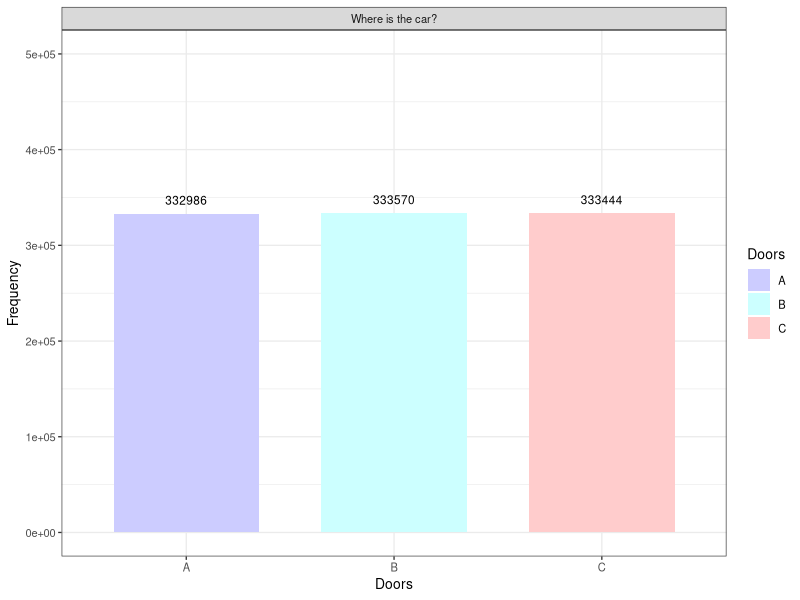

Generate this figure with R:
## ---- chunk 1
knitr::opts_chunk$set(echo = TRUE)
## ---- chunk 2
n <- 1000000

cars_door <- sample(c("A","B","C"), size = n, replace = T)

df <- data.frame(Cars_door = cars_door)

head(df)
## ---- chunk 3
library(ggplot2)

g <- ggplot(df, aes(x = factor(cars_door), fill = cars_door)) +
    geom_bar(width = 0.7, stat = "count") +
    labs(x = "Doors", y = "Frequency") +
    ylim(c(0,floor(n/3) * 1.5)) +
    theme_bw(base_size = 10) +    
    geom_text(aes(label=..count..),
              stat = 'count',
              position = position_dodge(0.9),
              vjust = -1,
              size = 3.0) +
    facet_grid(~"Where is the car?") +
    guides(fill = guide_legend( title = "Doors")) +
    scale_fill_manual(values = c("A" = "#CCCCFF",
                                "B" = "#CCFFFF",
                                "C" = "#FFCCCC"))

print(g)
## ---- chunk 4
df$Chosen_door <- sample(c("A","B","C"), size = n, replace = T)

head(df)
## ---- chunk 5
result_function <- function(CarsDoor, OpenedDoor){
     if(CarsDoor == OpenedDoor) {return ("Win")}
     else {return("Lose")}
}

df$Result_if_NO_change <- mapply(result_function, df$Cars_door, df$Chosen_door)

head(df)
## ---- chunk 6
sum(df['Result_if_NO_change'] == "Win") / n
## ---- chunk 7
hosts_door_function <- function(cars_door, chosen_door){
    
    aux <- c("A", "B", "C")
    i <- which(aux %in% cars_door)
    j <- which(aux %in% chosen_door)
    
    if(cars_door == chosen_door){
        var1 <- aux[(((i %% 3) + 1) %% 3) +1]
        var2 <- aux[(i %% 3) + 1]

        return(paste(var1,"or", var2)) # The host can choose the door between two
    }
    else{
        if(j == (i %% 3) + 1){return(aux[(j %% 3) + 1])}
        else{return(aux[(i %% 3) + 1])}
    }
}

df$Hosts_door <- mapply(hosts_door_function, df$Cars_door, df$Chosen_door)

head(df)
## ---- chunk 8
door_I_open_function <- function(hosts_door, chosen_door){
    
    if(hosts_door == "A or C"){return("C or A")}
    if(hosts_door == "B or A"){return("A or B")}
    if(hosts_door == "C or B"){return("B or C")}
    
    aux <- c("A", "B", "C")
    i <- which(aux %in% hosts_door)
    j <- which(aux %in% chosen_door)
    if(j == (i %% 3) + 1){return(aux[(j %% 3) + 1])}
    else{return(aux[(i %% 3) + 1])}
}

df$Door_I_open <- mapply(door_I_open_function, df$Hosts_door, df$Chosen_door)

head(df)
